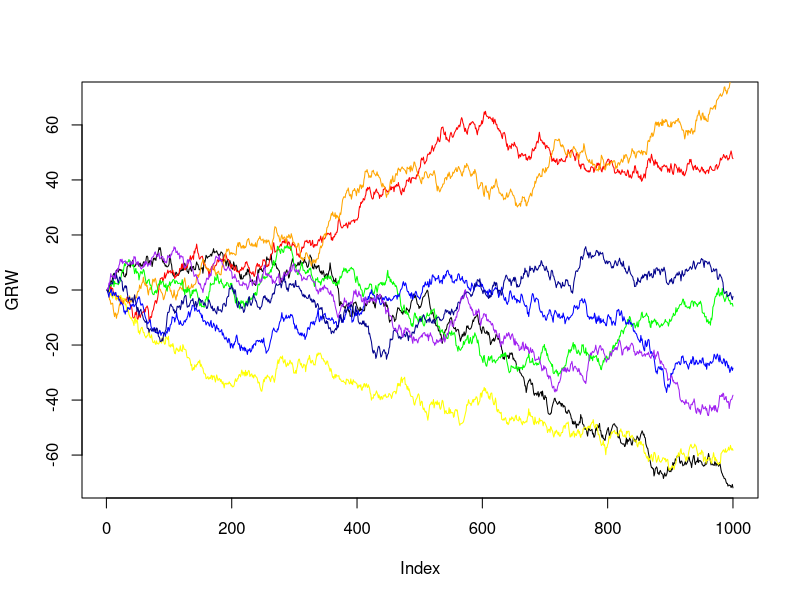

The R script that drew this image:
## ---- chunk 1
rgrw <- function(n, mean, sd) {
  GRW <- rep(0, n)
  GRW[1] <- 0
  for (i in 1:(n - 1)) GRW[i + 1] <- GRW[i] + rnorm(1, mean, sd)
  return(GRW)
}
## ---- chunk 2
GRW <- rgrw(1000, 0, 1)
plot(GRW, col = "black", type = "l", ylim = c(-70, 70))

cols <- c("red", "orange", "yellow", "green", "blue", "darkblue", "purple")
for (i in 1:7) {
  GRW <- rgrw(1000, 0, 1)
  points(GRW, col = cols[i], type = "l")
}
